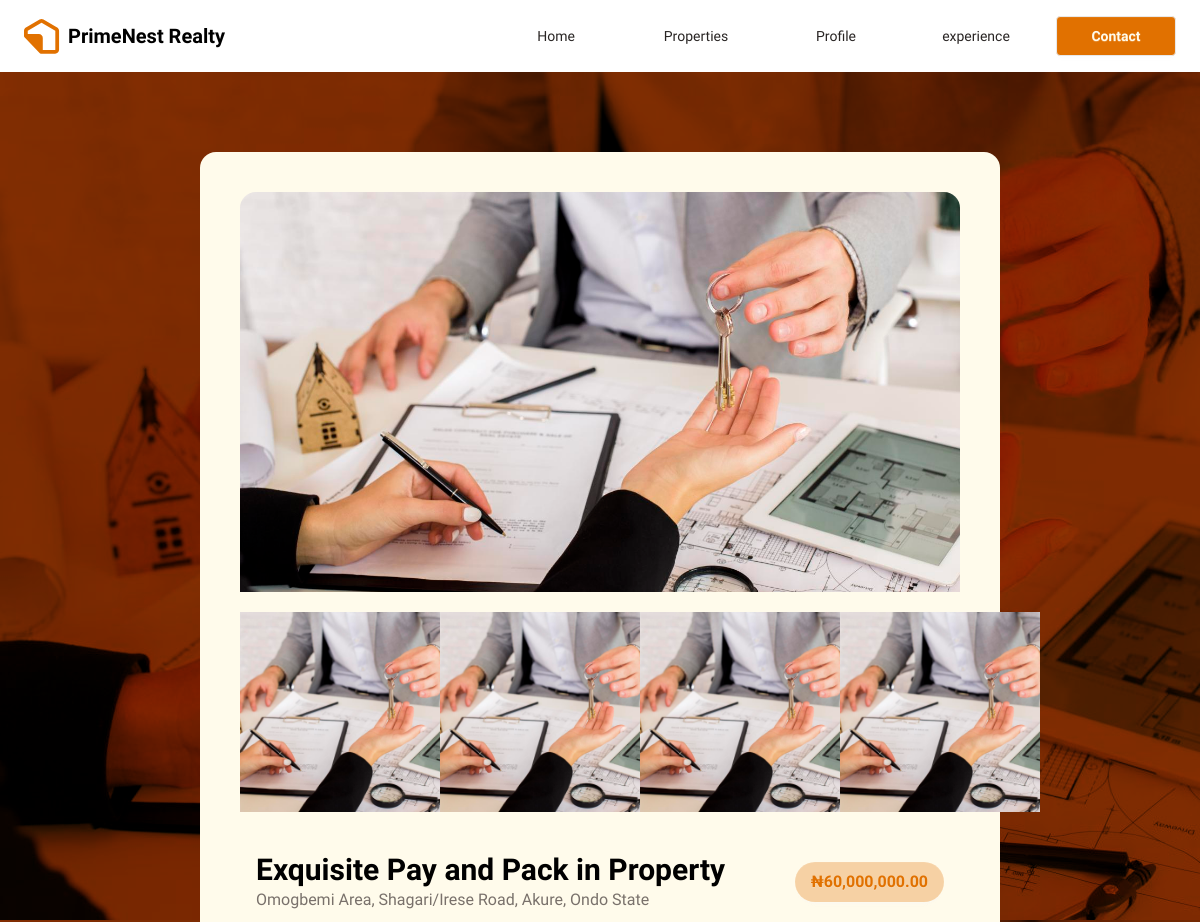
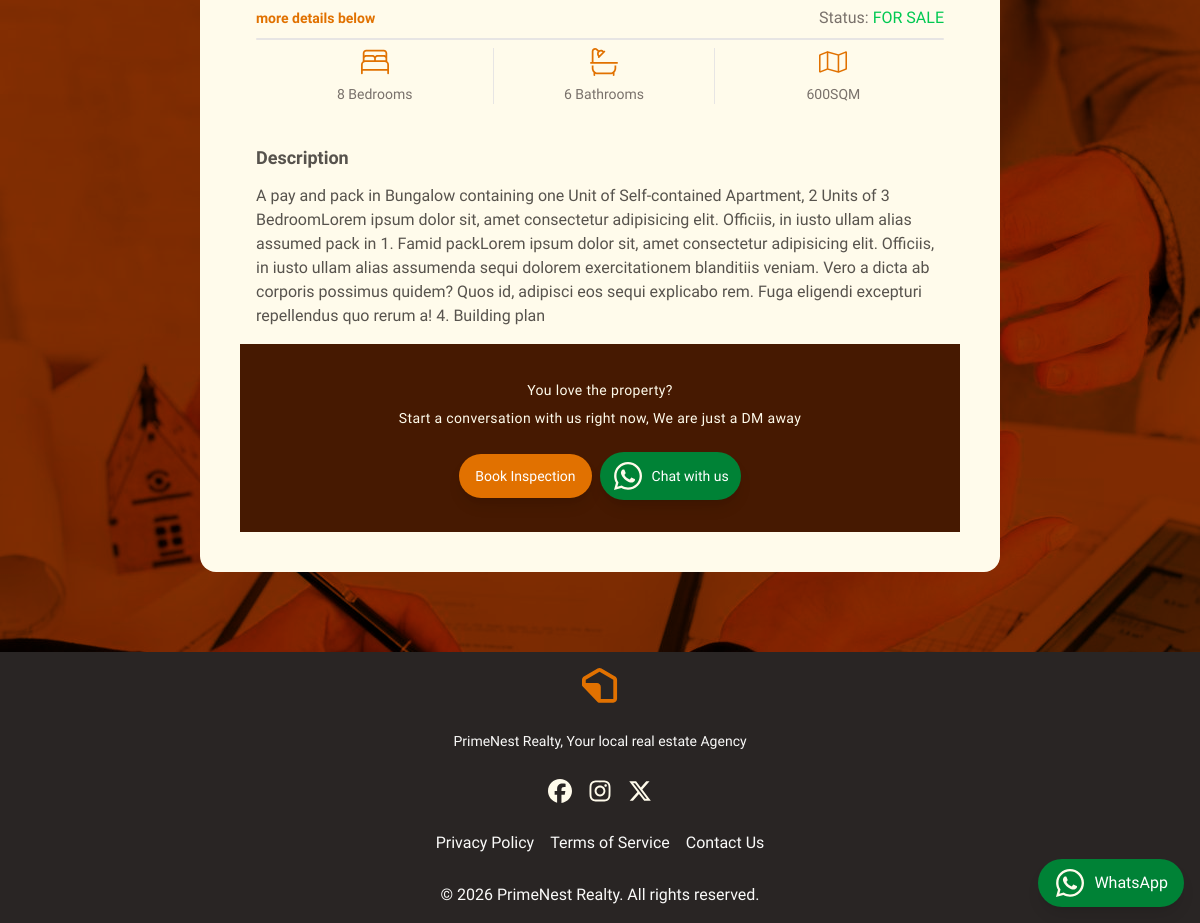
The app's page /properties/exquisite-pay-and-pack-in-property/ with its own data (2 pictures, top to bottom).
### core/models.py (models this page shows, shortened)
class Property(models.Model):
    FOR_SALE = 'FOR SALE'
    TO_LET = 'TO LET'
    SOLD = 'SOLD'
    DEFAULT = ''
    STATUS_CHOICES = (
        (DEFAULT, ''),
        (FOR_SALE, 'For sale'),
        (TO_LET, 'To let'),
        (SOLD, 'Sold'),
    )
    title = models.CharField(max_length=255)
    description = models.TextField()
    location = models.CharField(max_length=255)
    price = models.DecimalField(decimal_places=2, max_digits=12)
    status = models.CharField(choices=STATUS_CHOICES, default=DEFAULT)
    no_of_bedroom = models.SmallIntegerField()
    no_of_bathroom = models.SmallIntegerField()
    property_land_size = models.SmallIntegerField()
    slug = models.SlugField(unique=True, blank=True, null=True)
    created_at = models.DateTimeField(auto_now_add=True)
    updated_at = models.DateTimeField(auto_now=True)
    class Meta:
        verbose_name_plural = 'Properties'

### core/views.py (the view)
# urls.py: path('properties/<slug:slug>/', views.properties_detail, name='properties_detail'),
def properties_detail(request, slug):
    property = get_object_or_404(Property, slug=slug)
    return render(request, 'core/properties_detail.html', {'property':property})

### core/templates/core/properties_detail.html (shortened to what this page needs)
{% extends "core/base.html" %}
{% load static %}
{% load humanize %}
{% block content %}
{% include 'core/navigation.html' %}
<div class="lg:py-20 py-10 px-5 lg:px-50 w-full bg-amber-950 bg-[url('/static/img/Hero.jpg')] bg-fixed bg-blend-overlay object-cover">
    <div class="w-full rounded-2xl bg-amber-50 lg:p-10">
        <div class='w-full h-100 '>
    <img src="{% static 'img/Hero.jpg' %}" alt="Luxury Home" class="w-full h-full object-cover rounded-t-2xl mb-1">
</div>
<div class='flex justify-between items-center w-full  mt-5 max-lg:mt-0 scroll-p-0 scroll-smooth scroll-m-0 max-lg:p-2 max-lg:gap-2 max-lg:overflow-x-scroll'>
    <img src="{% static 'img/Hero.jpg' %}" alt="Luxury Home" class=" size-30 md:size-50 object-cover">
    <img src="{% static 'img/Hero.jpg' %}" alt="Luxury Home" class=" size-30 md:size-50 object-cover">
    <img src="{% static 'img/Hero.jpg' %}" alt="Luxury Home" class=" size-30 md:size-50 object-cover">
    <img src="{% static 'img/Hero.jpg' %}" alt="Luxury Home" class=" size-30 md:size-50 object-cover">
</div>
<div class="p-4 pt-10  w-full">
                            <div class=" flex  justify-between items-center">
                                <span >
                                <h3 class="text-xl lg:text-3xl font-semibold mb-0">{{property.title}}</h3>
                        <p class="max-lg:text-sm  text-stone-500">{{property.location}}</p>
                    </span>
                        <span  class="text-[16px] font-semibold rounded-4xl btn border-0 bg-amber-600/30 text-amber-600">&#8358;{{property.price|intcomma  }}</span>
                            </div>
                            <div class="flex justify-between items-center mt-4">
                            <span class=" text-[14px] font-semibold  text-amber-600">
                                more details below</span>
                            <span class=" text-stone-500">Status: <span class="text-green-500">{{property.status}}</span></span>
                            </div>
                            <div class="h-0.5 w-full bg-stone-200 rounded-full mt-2"></div>
                            <div class=" flex justify-center mt-2 ">
                                <span class="ml-2 flex flex-col items-center gap-2 w-1/3">
                                <span class="text-sm text-stone-500">{{property.no_of_bedroom}} Bedrooms</span>
                            </span>
                                <span class="ml-2 flex flex-col gap-2 w-1/3 items-center border-x border-stone-200 px-">
                                    <span class="text-sm text-stone-500">{{property.no_of_bathroom}} Bathrooms</span>
                                </span>
                                <span class="ml-2 flex flex-col items-center gap-2 w-1/3">
                                    <span class="text-sm text-stone-500">{{property.property_land_size}}SQM</span>
                                </span>
                            </div>
                            <h3 class='mt-10 text-lg font-semibold text-stone-600'>Description</h3>
                            <p class="mt-3 text-stone-600" > {{property.description}}</p>
                        </div>
                        <section class="w-full bg-amber-950   flex flex-col lg:flex-row items-center justify-center   p-8 lg:px-20 lg:gap-10 text-amber-50">
        <div class='  max-lg:text-center '>
            <p class='text-sm tracking-wide leading-7 text-center'>
                You love the property? <br> Start a conversation with us right now, We are just a DM away
            </p>
            <div class='flex items-center max-lg:flex-col justify-center gap-2 mt-5 text-sm' >
                <button class=" bg-amber-600 w-fit flex items-center  gap-2 px-4 text-white p-3 rounded-full shadow-lg hover:bg-amber-700 transition-colors duration-300" id="back-to-top-btn">
        Book Inspection
    </button>
    <a href='https://wa.me/+2349049760979?text=Hello%2C%20I%27m%20interested%20in%20the%20{{property.title| urlencode}}%20at%20{{property.location|urlencode}}' class=" bg-green-700 w-fit flex items-center  gap-2 px-3 text-white p-2 rounded-full shadow-lg hover:bg-amber-700 transition-colors duration-300" id="back-to-top-btn">
        Chat with us
    </a>
            </div>
        </div>
    </section>
    </div>
</div>
{% include 'core/footer.html' %}
{% endblock content %}

### records on screen
Property: title "Exquisite Pay and Pack in Property", location "Omogbemi Area, Shagari/Irese Road, Akure, Ondo State", price "60,000,000.00", status "FOR SALE", no_of_bedroom "8", no_of_bathroom "6", property_land_size "600", description "A pay and pack in Bungalow containing one Unit of Self-contained Apartment, 2 Units of 3 BedroomLorem ipsum dolor sit, amet consectetur adipisicing elit. Officiis, in iusto ullam alias assumed pack in 1. Famid packLorem ipsum dolor sit, amet consectetur adipisicing elit. Officiis, in iusto ullam alias assumenda sequi dolorem exercitationem blanditiis veniam. Vero a dicta ab corporis possimus quidem? Quos id, adipisci eos sequi explicabo rem. Fuga eligendi excepturi repellendus quo rerum a! 4. Building plan"
